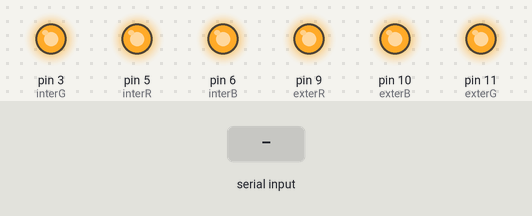
The sketch below on a simulated Arduino Uno, built with avr-gcc and run on an emulated ATmega328P. Shown: output pins drawn as LEDs (lit = HIGH). The test bench sets the inputs (shaded band). EEPROM starts erased; what the sketch prints to the serial monitor is not drawn.

Above: at 1.2 s.
1.3 s: "data" received over Serial
At 2.8 s:
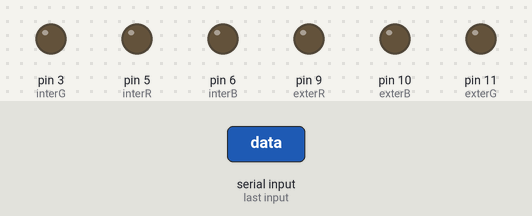
Timing chart, 0 to 4.3 s (numbered marks = the images above; inputs shaded):
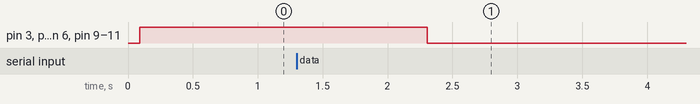

Measured:
- after the input at 1.3 s, pin 3 (interG), pin 5 (interR), pin 6 (interB), pin 9 (exterR), pin 10 (exterB), pin 11 (exterG): HIGH → LOW after 1.0 s

The sketch:

PcLeds.ino
```cpp
#include <EEPROM.h>

int exterR = 9;
int exterG = 11;
int exterB = 10;
int interR = 5;
int interG = 3;
int interB = 6;
int red    = 0;
int green  = 0;
int blue   = 0;
int Fred   = 0;
int Fgreen = 0;
int Fblue  = 0;
int brightness = 0;
int wait   = 0;
int flashColor = 0;

unsigned long int flashTime = 0;
unsigned long int Lasttime  = 0;
unsigned long int ITime = 0;
unsigned long int ETime = 0;
unsigned long int showTime  = 0;
int spd   = 0;
int timer = 0;

unsigned long appTimer = 0;
bool app = false;

char ind1 = "";
char ind2 = "";
char ind3 = "";
char ind4 = "";
char ind5 = "";
char ind6 = "";
char ind7 = "";

int status     = 0;
int cfgbghtnss = 0;
int animate    = 0;
int cfgred     = 0;
int cfggreen   = 0;
int cfgblue    = 0;
int cfgspeed   = 0;
int countAnim  = 0;

struct ledsConfig
{
    int eeprom;
    int status;
    int brightness;
    int animate;
    byte red;
    byte green;
    byte blue;
    int speed;
};

struct appConfig
{
    int status;
    int brightness;
    int animate;
    byte red;
    byte green;
    byte blue;
    int speed;
};

struct ledsConfig cfgLeds;
struct appConfig cfgApp;

void setup()
{
    Serial.begin(9600);
    Serial.println("{\"arduino\":true}");
    pinMode(interR, OUTPUT);
    pinMode(interG, OUTPUT);
    pinMode(interB, OUTPUT);
    pinMode(exterR, OUTPUT);
    pinMode(exterG, OUTPUT);
    pinMode(exterB, OUTPUT);

    cfgLeds.eeprom = 0;
    cfgApp = {0, 0, 1, 0, 0, 0, 100};

    if(EEPROM[0] != 1)
    {
        EEPROM.write(0, 1);
        EEPROM.write(1, 1);
        EEPROM.write(2, 100);
        EEPROM.write(4, 1);
        EEPROM.write(6, 255);
        EEPROM.write(7, 255);
        EEPROM.write(8, 255);
        EEPROM.write(9, 10);

        cfgLeds = {0, 1, 100, 1, 255, 0, 0, 100};
    }
}

void loop()
{
    // String iindex = "testando o novoo metodo";
    // char iindexCopy[50];
    // iindex.toCharArray(iindexCopy, 50);


    // Serial.println(iindexCopy);

    if(cfgLeds.eeprom != 1)
    {
        cfgLeds.eeprom     = 1;
        cfgLeds.status     = EEPROM[1];
        cfgLeds.brightness = EEPROM[2];
        cfgLeds.animate    = EEPROM[4];
        cfgLeds.red        = EEPROM[6];
        cfgLeds.green      = EEPROM[7];
        cfgLeds.blue       = EEPROM[8];
        cfgLeds.speed      = EEPROM[9];
    }

    unsigned long currentMillis = millis();

    if(app && (currentMillis - appTimer > 20000))
    {
        appTimer = currentMillis;
        app      = false;
        cfgApp   = {0, 0, 1, 0, 0, 0, 100};
    }

    SerialUpdate();
}

void SerialUpdate()
{
    if(Serial.available() > 0)
    {
        unsigned long currentMillis = millis();
        String serialRead = Serial.readString();
        String index = serialRead.substring(0, serialRead.indexOf('='));
        String value = serialRead.substring(serialRead.indexOf('=') + 1);

        // if(serialRead.indexOf(',', serialRead.indexOf('=')))
        // Serial.write(serialRead.indexOf(',', serialRead.indexOf('=')));
        // char indexCopy[50];
        // index.toCharArray(indexCopy, 50);

        if(index == "app" && value == "true")
        {
            app = true;
            appTimer = currentMillis;
        }
        else if(index == "app" && value == "false")
            app = false;
        else if(index == "data")
        {
            ind1          = value.indexOf(';');
            String index2 = value.substring(0, ind1);

            ind2       = value.indexOf(';', ind1+1);
            status     = value.substring(ind1+1, ind2+1).toInt();

            ind3       = value.indexOf(';', ind2+1);
            cfgbghtnss = value.substring(ind2+1, ind3+1).toInt();

            ind4       = value.indexOf(';', ind3+1);
            animate    = value.substring(ind3+1, ind4+1).toInt();

            ind5       = value.indexOf(';', ind4+1);
            cfgred     = value.substring(ind4+1, ind5+1).toInt();

            ind6       = value.indexOf(';', ind5+1);
            cfggreen   = value.substring(ind5+1, ind6+1).toInt();

            ind7       = value.indexOf(';', ind6+1);
            cfgblue    = value.substring(ind6+1).toInt();

            cfgspeed   = value.substring(ind7+1).toInt();

            if(index2 == "true")
            {
                EEPROM.write(1, status);
                EEPROM.write(2, cfgbghtnss);
                EEPROM.write(4, animate);
                EEPROM.write(6, cfgred);
                EEPROM.write(7, cfggreen);
                EEPROM.write(8, cfgblue);
                EEPROM.write(9, cfgspeed);
            }

            if(app)
            {
                cfgApp.status     = status;
                cfgApp.brightness = cfgbghtnss;
                cfgApp.animate    = animate;
                cfgApp.red        = cfgred;
                cfgApp.green      = cfggreen;
                cfgApp.blue       = cfgblue;
                cfgApp.speed      = cfgspeed;
            }
            else
            {
                cfgLeds.status     = status;
                cfgLeds.brightness = cfgbghtnss;
                cfgLeds.animate    = animate;
                cfgLeds.red        = cfgred;
                cfgLeds.green      = cfggreen;
                cfgLeds.blue       = cfgblue;
                cfgLeds.speed      = cfgspeed;
            }

            flashColor = 0;
            countAnim = 0;
            wait = 0;
        }
    }

    if(app)
        ConfigLeds(cfgApp.status, cfgApp.brightness, cfgApp.animate, cfgApp.red, cfgApp.green, cfgApp.blue, cfgApp.speed);
    else
        ConfigLeds(cfgLeds.status, cfgLeds.brightness, cfgLeds.animate, cfgLeds.red, cfgLeds.green, cfgLeds.blue, cfgLeds.speed);
}

void ConfigLeds(int onoff, int brightness, int animate, int r, int g, int b, int spd)
{
    //animate:
    // 1: solid
    // 2: pulse
    // 3: chroma
    // 4: Team

    if(onoff == 0)
        brightness = 0;

    unsigned long currentMillis = millis();

    timer = 100 - spd;

    if(currentMillis - flashTime > timer)
    {
        flashTime = currentMillis;

        if(animate == 1)
        {
            red   = r;
            green = g;
            blue  = b;
        }
        else if(animate == 2)
        {
            int maxwait = 1000;
            int minwait = 150;

            if(flashColor < 100 && wait <= 0)
                flashColor += 1;
            else if(flashColor >= 100 && wait < maxwait)
                wait += 1;
            else if(flashColor > 0 && wait >= maxwait)
                flashColor -= 1;
            else if(flashColor <= 0 && wait > (maxwait - minwait))
                wait -= 1;
            else if(flashColor <= 0 && wait == (maxwait - minwait))
                wait = 0;

            red   = map(flashColor, 0, 100, 0, r);
            green = map(flashColor, 0, 100, 0, g);
            blue  = map(flashColor, 0, 100, 0, b);
        }
        else if(animate == 3)
        {
            if(red >= 255 && green >= 255 && blue >= 255)
            {
                red = 0;
                green = 0;
                blue = 0;
            }
            else if(red <= 0 && green <= 0 && blue <= 0)
                red = 255;
            else if(red >= 255 && green < 255 && blue <= 0)
                green += 1;
            else if(green >= 255 && red > 0 && blue <= 0)
                red -= 1;
            else if(green >= 255 && red <= 0 && blue < 255)
                blue += 1;
            else if(blue >= 255 && green > 0 && red <= 0)
                green -= 1;
            else if(blue >= 255 && green <= 0 && red < 255)
                red += 1;
            else if(red <= 255 && blue > 0 && green <= 0)
                blue -= 1;
        }
        else if(animate == 4)
        {
            int maxwait = 10;

            if(flashColor < 100 && wait <= 0)
                flashColor += 1;
            else if(flashColor >= 100 && wait < maxwait)
                wait += 1;
            else if(flashColor > 0 && wait >= maxwait)
                flashColor -= 1;
            else if(flashColor <= 0 && wait > 0)
                wait -= 1;

            if(flashColor >= 100 && wait <= 0)
                countAnim++;

            if(countAnim >= 4)
            {
                red   = r;
                green = g;
                blue  = b;
            }
            else
            {
                red   = map(flashColor, 0, 100, 0, r);
                green = map(flashColor, 0, 100, 0, g);
                blue  = map(flashColor, 0, 100, 0, b);
            }
        }
        else if(animate == 5)
        {
            int maxwait = 1500;

            if(flashColor <= 0 && wait < maxwait)
                wait += 1;

            if(flashColor < 100 && wait >= maxwait && countAnim < 2)
                flashColor += 1;
            else if(flashColor > 0 && wait >= maxwait && countAnim > 2)
                flashColor -= 1;

            if(flashColor >= 100 && wait >= maxwait && countAnim == 0)
                countAnim = 3;
            else if(flashColor <= 0 && wait >= maxwait && countAnim == 3)
                countAnim = 1;
            if(flashColor >= 100 && wait >= maxwait && countAnim == 1)
                countAnim = 4;
            else if(flashColor <= 0 && wait >= maxwait && countAnim == 4)
            {
                countAnim = 0;
                wait = 0;
            }

            red   = map(flashColor, 0, 100, 0, r);
            green = map(flashColor, 0, 100, 0, g);
            blue  = map(flashColor, 0, 100, 0, b);
        }
        else if(animate == 6)
        {
            if(countAnim == 0 && flashColor == 0)
            {
                countAnim = 1;
                flashColor = 100;
            }
            else if(countAnim >= 1 && flashColor > 0)
                flashColor -= 1;

            red   = map(flashColor, 0, 100, 0, r);
            green = map(flashColor, 0, 100, 0, g);
            blue  = map(flashColor, 0, 100, 0, b);
        }

        Fred   = map(brightness, 0, 100, 0, red);
        Fgreen = map(brightness, 0, 100, 0, green);
        Fblue  = map(brightness, 0, 100, 0, blue);

        analogWrite(exterR, Fred);
        analogWrite(exterG, Fgreen);
        analogWrite(exterB, Fblue);

        analogWrite(interR, Fred);
        analogWrite(interG, Fgreen);
        analogWrite(interB, Fblue);
    }
}
```
